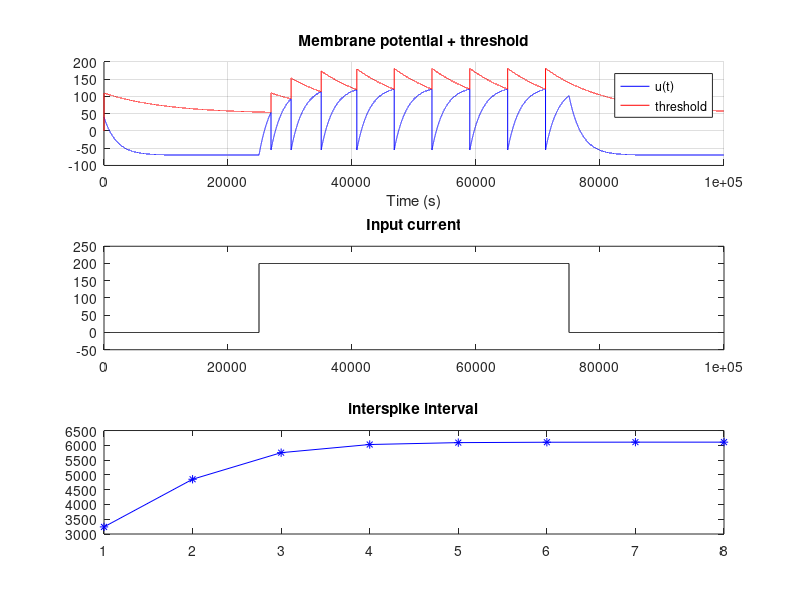

Write the MATLAB code that produced this figure.
close all
clc
clearvars

% Parameters
t_m = 20;        % Time constant for membrane potential
a_k = 0.5; % adaptation coupling
t_k = 100; % time constant for adaptation current, indexing over k neurons
b_k = 10000; % adaptation gain
u_r = -55; % voltage reset
u_rest = -70; % resting potential
t_f = 500; % time point for spike
dt=0.01; %in seconds
spk_times=[];
counter=0;
u(1)=40; % intitial conditions u
u_th(1)=0;  % initial conditions threshold
I(1,1:25000)=0;
I(1,25000:75000)=200;
I(1,75000:100000)=0;

theta_0 = 60; % amount threshold jumps by
t_th = 100; % threshold adaptation time constant, how sharp the decay is

uth0=50;
% Calculate v_th(t)
for t=2:100000
    u(t)= u(t-1) + dt*(-(u(t-1) - u_rest) + I(t-1))/t_m;
    %    u_th(t) = u_th(t-1) + theta_0 * exp(-(t*dt) / t_th);
    if counter == 0
        u_th(t) = uth0 + theta_0 * exp(-(t*dt) / t_th);
    else
        exp_offset=0;
        for c=1:counter
            exp_offset = exp_offset + theta_0 * exp(-(t*dt - dt*spk_times(c)) / t_th);
        end
        u_th(t) = uth0 + exp_offset;
    end
    if (u(t)>=u_th(t))
        u(t)=u_r;
        counter=counter+1;
        spk_times(counter)=t;
       
    end
end
% figure
figure(1);
subplot(3,1,1)
hold on;
plot(u, 'b-', 'DisplayName', 'u(t)');
plot(u_th, 'r-', 'DisplayName', 'threshold');
xlabel('Time (s)');
ylabel('');
title('Membrane potential + threshold')
legend;
grid on;
subplot(3,1,2)
plot(I, 'k-')
title('Input current');
ylim([-50 250])
subplot(3,1,3)
plot(diff(spk_times), 'b-*')
title('interspike interval')
hold off



% 
% figure;
% plot(u_th, 'r-*', 'DisplayName', 'threshold');
